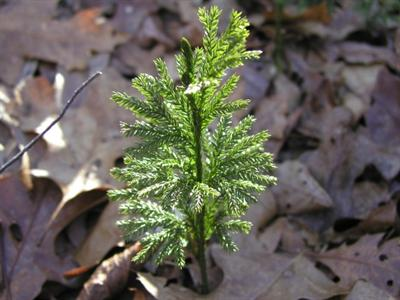
%> input picture input/testimage/0_0_147.jpg, 400 x 300 px; its folder holds only this picture in this run
$ octave demo_single.m   (GNU Octave 9; MATLAB toolbox functions it lacks are replaced by stand-ins)
%> lines starting %> are read from the running program, lines starting %| are printed output that depends on the picture
### ini_single.m
% initialization

para.omrootdir = './input/initialmap/';
para.methodname = 'CA';
para.omdir{1} = 'CA';
para.suffix{1} = '.jpg';
para.mapdir{1} = fullfile(para.omrootdir,para.omdir{1});

para.rootdir = '../PMcode/';
para.datadir = './DATA/';
if ~exist(para.datadir)
    mkdir(para.datadir);
end
para.transacdir = fullfile(para.datadir,para.methodname,'transaction');
if ~exist(para.transacdir)
    mkdir(para.transacdir);
end
para.ruledir = fullfile(para.datadir,para.methodname,'rule');
if ~exist(para.ruledir)
    mkdir(para.ruledir);
end
para.seedlabeldir = fullfile(para.datadir,para.methodname,'seedlabel');
if ~exist(para.seedlabeldir)
    mkdir(para.seedlabeldir);
end
para.saliencymap = fullfile(para.datadir,para.methodname,'saliencymap');
if ~exist(para.saliencymap)
    mkdir(para.saliencymap);
end

para.numTopActivation = 20;

para.imagepath = './input/testimage/*.jpg';

run /media/iiau/linux_file/kyq/retrivel_saliency/PMcode_final/vlfeat-0.9.20-bin/vlfeat-0.9.20/toolbox/vl_setup
%> (this line was passed over: vl_setup is not available in this run)

para.multiscalenum = 3;
para.seg = [300 20;
            400 25;
            500 30];
para.segdir = './segment/';
if ~exist(para.segdir)
    mkdir(para.segdir);
end
for i = 1 : para.multiscalenum
    segoutdir = fullfile(para.segdir,num2str(i));
    if ~exist(segoutdir)
        mkdir(segoutdir)
    end
end
para.posnum = 20;
para.negnum = 40;

para.thresh1 = 0.5;
para.thresh2 = 0.3;

para.suppset = [1 0.9 0.8 0.7 0.6 0.5 0.4 0.3 0.2 0.1 0.08 0.06 0.04 0.02 0.01];

para.confid = 90;
para.minrule = 1000;
para.minLength = 3;
para.maxLength = 6;
para.dictionarySize = 300;
para.neighborscale = 5;

para.d_min = 100;
para.lamda = 0.5;
para.theta = 10;
para.k = 20;
para.wordnum = 1;
para.thickness = 5;

### others/cutframe.m
function [ out,j ] = cutframe( im )
[w,h,dim]=size(im);
gray=im2double(rgb2gray(im));
j=0;
for jj=1:16
%j=1;
%while(1)
    box=gray(jj:w+1-jj,jj:h+1-jj);
    rim=[gray(jj,jj:h+1-jj),gray(w+1-jj,jj:h+1-jj),gray(jj:w+1-jj,jj)',gray(jj:w+1-jj,h+1-jj)'];
    if (max(rim)-min(rim))<0.3
       j=jj;
    end
    %j=j+1;
end
if j>=1
    I=zeros(w-2*j,h-2*j,dim);
    for k=1:dim
        image=im(:,:,k);
        I(:,:,k)=image(j+1:w-j,j+1:h-j);
    end
    out=I;
else
    out=im;
end
end

### others/segmentimage.m
function segim1 = segmentimage(para,input_im,imname)

segim1 = cell(para.multiscalenum,1);
for jj = 1 : para.multiscalenum
    [segim,spnum] = slicmex(input_im,para.seg(jj,1),para.seg(jj,2));
    segim = double(segim);
    spnum = double(spnum);
    segim = segim+1;
    segoutdir = fullfile(para.segdir,num2str(jj));
    filename = fullfile(segoutdir,[imname(1:end-4) '.mat']);
    save (filename,'segim');
    segim1{jj} = segim;
end

### demo_single.m
% Demo for paper "Pattern Mining Saliency"
% by Yuqiu Kong, Lijun Wang, Xiuping Liu, Huchuan Lu, Xiang Ruan
% To appear the 14th European Conference on Computer Vision (ECCV 2016),
% Amsterdam, Netherlands, 2016

clc;clear;
addpath others;
addpath others/refine;
addpath others/refine/Pc;
addpath others/refine/vgg;

%% initialization
ini_single;

images = dir(para.imagepath);
imNum = length(images);
for ii = 1 : imNum
    fprintf('Saliency computing: %d/%d\n',ii,imNum);

    %% read image
    imname = images(ii).name;
    input_im = imread([para.imagepath(1:end-5) imname]);
%> input_im is the input picture: size 300x400x3 uint8; mean R, G, B 100.5, 98.1, 86.8
    [oh,ow,oc] = size(input_im);
%> oh = 300; ow = 400; oc = 3
    if oc~=3
        input_im = cat(3,input_im,input_im,input_im);
    end
    [ input_im,width ] = cutframe( input_im );
%> in cutframe, `gray=im2double(rgb2gray(im));`:
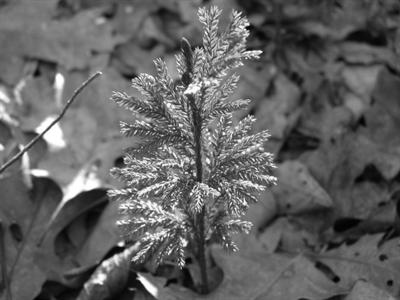
%> gray: size 300x400 double; min 0, max 1, mean 0.382
%> the loop in cutframe, `for jj=1:16` made 16 passes
%> pass 2, in cutframe, `box=gray(jj:w+1-jj,jj:h+1-jj);`:
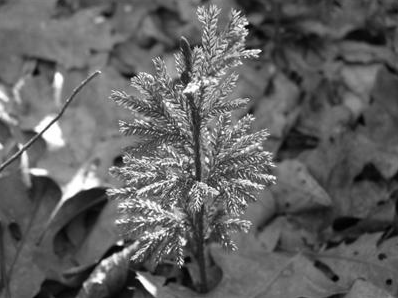
%> box: size 298x398 double; min 0, max 1, mean 0.383
%> pass 3, in cutframe, `box=gray(jj:w+1-jj,jj:h+1-jj);`:
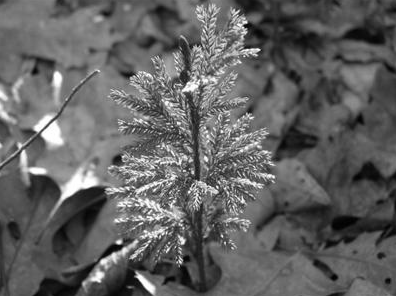
%> box: size 296x396 double; min 0.00392, max 1, mean 0.384
%> after the loop in cutframe, `for jj=1:16`: j = 0
%> width = 0
    input_im = uint8(input_im);

    % segment image into 3 scales
    segim = segmentimage(para,input_im,imname);
%> the run ends on the next line

$ run again, on input/testimage/0_0_280.jpg
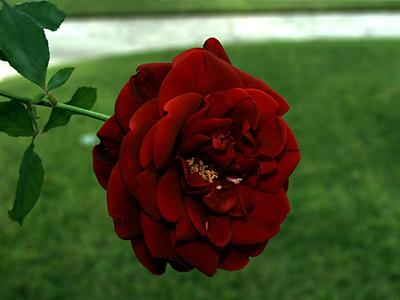
%> input picture input/testimage/0_0_280.jpg, 400 x 300 px
%> input_im is the input picture: size 300x400x3 uint8; mean R, G, B 72.4, 78.6, 41.2
%> in cutframe, `gray=im2double(rgb2gray(im));`:
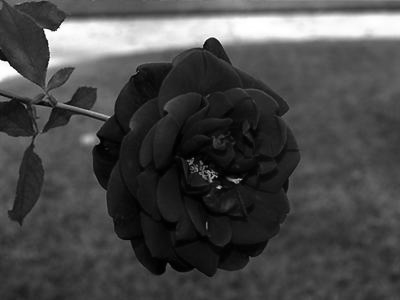
%> gray: size 300x400 double; min 0, max 1, mean 0.284
%> the loop in cutframe, `for jj=1:16` made 16 passes
%> pass 3, in cutframe, `box=gray(jj:w+1-jj,jj:h+1-jj);`:
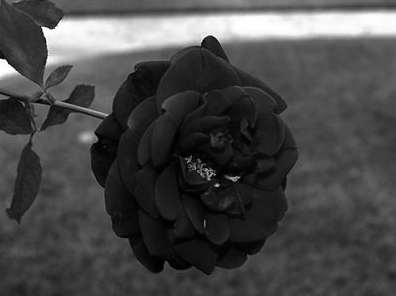
%> box: size 296x396 double; min 0, max 1, mean 0.283
%> after the loop in cutframe, `for jj=1:16`: j = 0

$ run again, on input/testimage/0_0_77.jpg
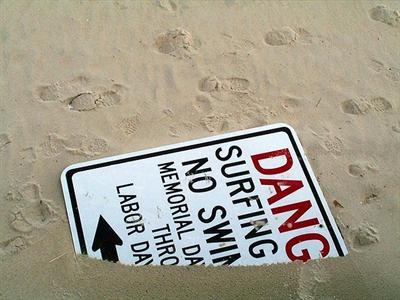
%> input picture input/testimage/0_0_77.jpg, 400 x 300 px
%> input_im is the input picture: size 300x400x3 uint8; mean R, G, B 162.4, 156.7, 140.6
%> in cutframe, `gray=im2double(rgb2gray(im));`:
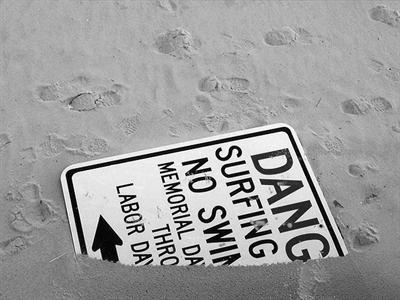
%> gray: size 300x400 double; min 0, max 1, mean 0.614
%> the loop in cutframe, `for jj=1:16` made 16 passes
%> pass 3, in cutframe, `box=gray(jj:w+1-jj,jj:h+1-jj);`:
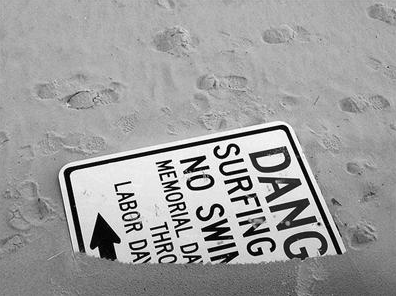
%> box: size 296x396 double; min 0, max 1, mean 0.615
%> after the loop in cutframe, `for jj=1:16`: j = 0
